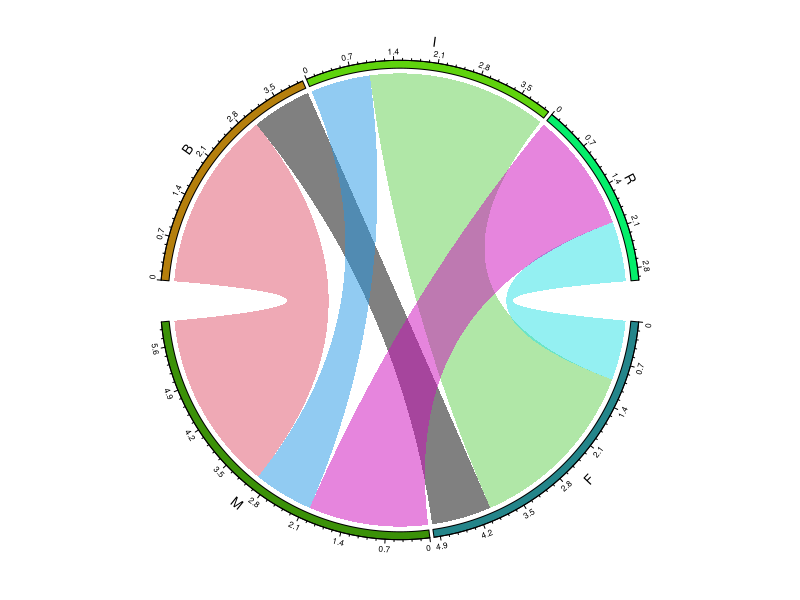
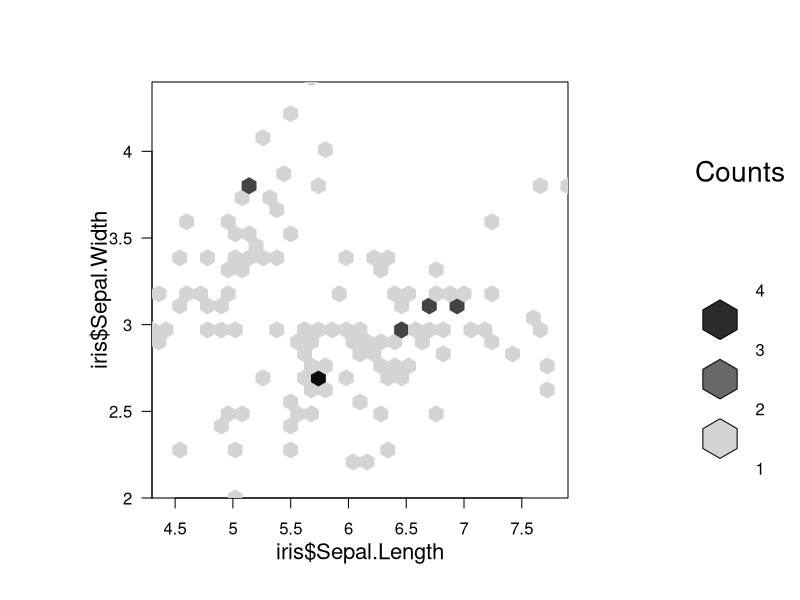
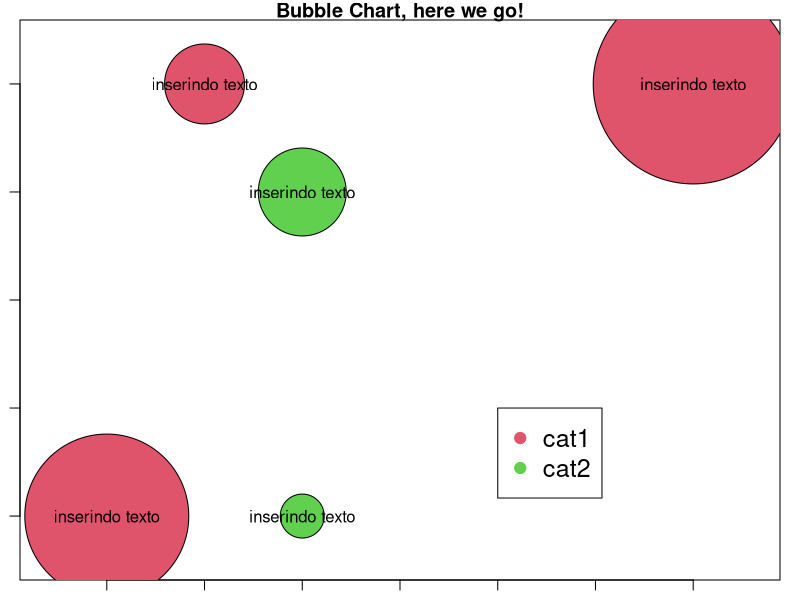

Source code (R) for these figures, in order:
## Aula 6 - CE303
# Fazendo um gráfico de cordas
install.packages("circlize")
install.packages("vcd")

library("circlize")
library("vcd")

dados <- data.frame( "v1"= c(rep('F',4),rep('M',5),'F','M'),
            "v2" = c('I',"I","B","I","B","R","B","R","B","R","I"))
df <- data.frame(table(dados))
set.seed(10)
chordDiagram(df, col = seq(1,10),grid.border = 'black', diffHeight = convert_height(1, "cm"))


## Gráfico HEXBIN

install.packages("hexbin")
library("hexbin")

#Utilizando o pacote iris 
data(iris)
hh <- hexbin(iris$Sepal.Length,iris$Sepal.Width)
plot(hh)


# Gráfico de bolhas 

x <- c(10,20,15,20,40)
y <- c(1,4,5,1,5)
z <- c(41,22,20,11,50)
R <- c(2,3)

symbols(x=x, y =y, circles = z, inches = 1, bg = R)

text(x,y,c(rep("inserindo texto",5)), col= 'black')
legend(30,2, c('cat1','cat2'),pch = 19, cex =1.5, col= c(2,3))
title("Bubble Chart, here we go!")
